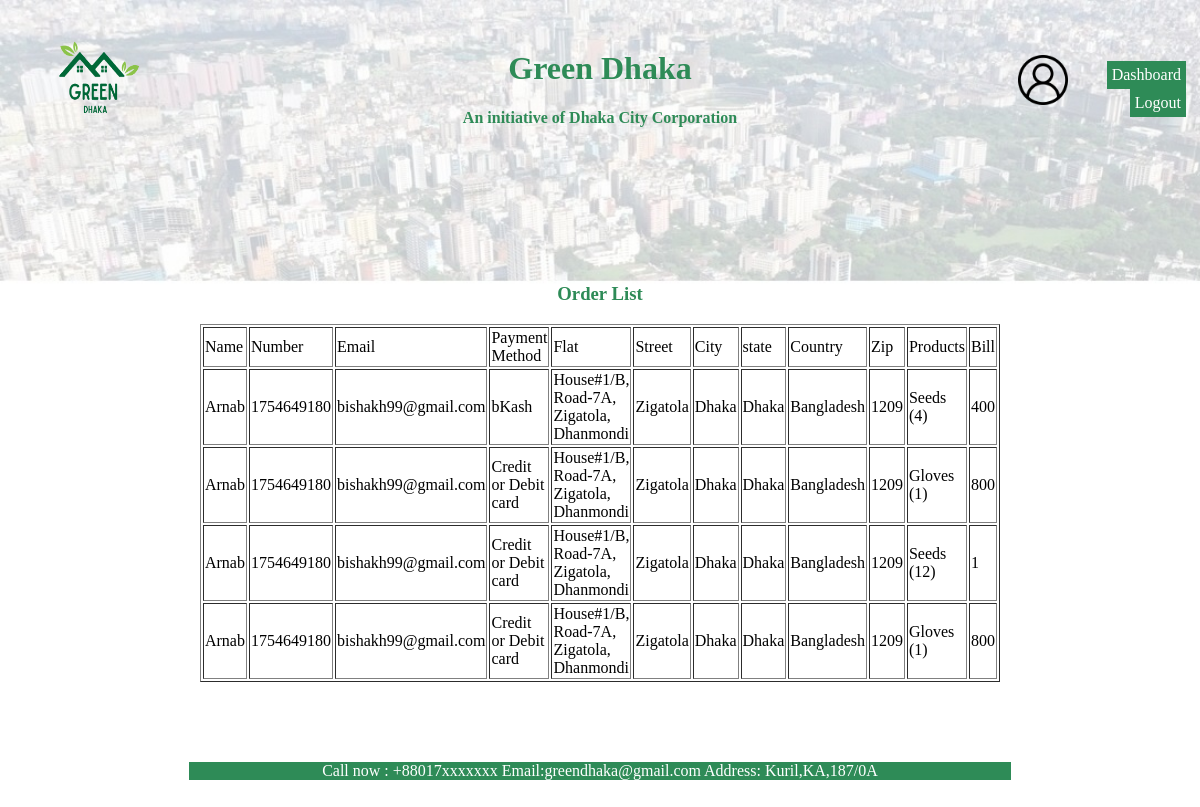
The page /View/adminOrderList.php (signed in) on the database its author committed.
### tables this page shows
CREATE TABLE `order` (
  `id` int(255) NOT NULL,
  `name` varchar(255) NOT NULL,
  `number` int(255) NOT NULL,
  `email` varchar(255) NOT NULL,
  `method` varchar(255) NOT NULL,
  `flat` varchar(255) NOT NULL,
  `street` varchar(255) NOT NULL,
  `city` varchar(255) NOT NULL,
  `state` varchar(255) NOT NULL,
  `country` varchar(255) NOT NULL,
  `pin_code` varchar(255) NOT NULL,
  `total_products` varchar(5000) NOT NULL,
  `total_price` int(255) NOT NULL
);

### View/adminOrderList.php (the view, shortened to what this page needs)
<?php
   $conn = mysqli_connect('localhost','root','','greendhaka') or die('connection failed');
    $result = mysqli_query($conn, "SELECT * FROM `order`");
?>
   <link rel="stylesheet" href="../Asset/styleAdmin.css">
    <form method="post" action="../Controller/solarinsert.php">
    <table border="0" width = "100%" height = "100%">
            <tr >
                <td height="5%" width="15%" align="center">
                    <img src="../Images/logo.png" height="100" width="100" alt="Green Dhaka Logo">
                </td>
                <td align="center" height="5%"width="70%">
                    <h1 style="color:SeaGreen;">  </h1> <br>
                    <h1 style="color:SeaGreen;"> Green Dhaka </h1>
                    <h4 style="color:SeaGreen;"> An initiative of Dhaka City Corporation </h4>
                </td>
                <td >
                <table border="0" align="center">
                    <tr>
                        <td> <img src="../Images/user.png" height="50" width="50" alt="User Logo">
                        </td>
                        <td align="right"> <br>
                             <a href="adminDashboard.php">Dashboard</a>
                             <a href="login.php"> Logout <a>
                        </td>
                    </tr>
                </table>
                </td>
            </tr>
            <tr>
                <td colspan="3" align="center" height ="8%">
                </td>
            </tr>
            <tr>
            <td>
            </td>
                <td align ="center">
                <h3 style="color:SeaGreen;"> Order List  </h3>
                    <table border="1" width ="90%" align ="center">
                        <tr >
                            <td> Name   </td>
                            <td> Number  </td>
                            <td> Email   </td>
                            <td> Payment Method   </td>
                            <td> Flat  </td>
                            <td> Street  </td>
                            <td> City   </td>
                            <td> state   </td>
                            <td> Country   </td>
                            <td> Zip  </td>
                            <td> Products   </td>
                            <td> Bill   </td>
                        </tr>
                        <?php while($data = mysqli_fetch_assoc($result)){ ?>
                                <tr>
                                    <td><?=$data['name']?></td>
                                    <td><?=$data['number']?></td>
                                    <td><?=$data['email']?></td>
                                    <td><?=$data['method']?></td>
                                    <td><?=$data['flat']?></td>
                                    <td><?=$data['street']?></td>
                                    <td><?=$data['city']?></td>
                                    <td><?=$data['state']?></td>
                                    <td><?=$data['country']?></td>
                                    <td><?=$data['pin_code']?></td>
                                    <td><?=$data['total_products']?></td>
                                    <td><?=$data['total_price']?></td>
                                </tr>
                              <?php  } ?>
                    </table>
                </td>
                <td>
            </td>
            </tr>
            <tr height ="5%" align="center">
                <td>
                </td>
                <td>
                <p style="color:white;background-color:SeaGreen;"> Call now : +88017xxxxxxx Email:greendhaka@gmail.com Address: Kuril,KA,187/0A </p>
                </td>
                <td>
                </td>
            </tr>
    </table>
    </form>

### Asset/styleAdmin.css (style rules this page uses)
a:link { background-color: SeaGreen; color: white; padding: 5px 5px; text-align: center; text-decoration: none; display: inline-block; }

### rows shown on the page
order: name "Arnab", number "1754649180", email "bishakh99@gmail.com", method "bKash", flat "House#1/B, Road-7A, Zigatola, Dhanmondi", street "Zigatola", city "Dhaka", state "Dhaka", country "Bangladesh", pin_code "1209", total_products "Seeds (4)", total_price "400"
order: name "Arnab", number "1754649180", email "bishakh99@gmail.com", method "Credit or Debit card", flat "House#1/B, Road-7A, Zigatola, Dhanmondi", street "Zigatola", city "Dhaka", state "Dhaka", country "Bangladesh", pin_code "1209", total_products "Gloves (1)", total_price "800"
order: name "Arnab", number "1754649180", email "bishakh99@gmail.com", method "Credit or Debit card", flat "House#1/B, Road-7A, Zigatola, Dhanmondi", street "Zigatola", city "Dhaka", state "Dhaka", country "Bangladesh", pin_code "1209", total_products "Seeds (12)", total_price "1"
order: name "Arnab", number "1754649180", email "bishakh99@gmail.com", method "Credit or Debit card", flat "House#1/B, Road-7A, Zigatola, Dhanmondi", street "Zigatola", city "Dhaka", state "Dhaka", country "Bangladesh", pin_code "1209", total_products "Gloves (1)", total_price "800"
